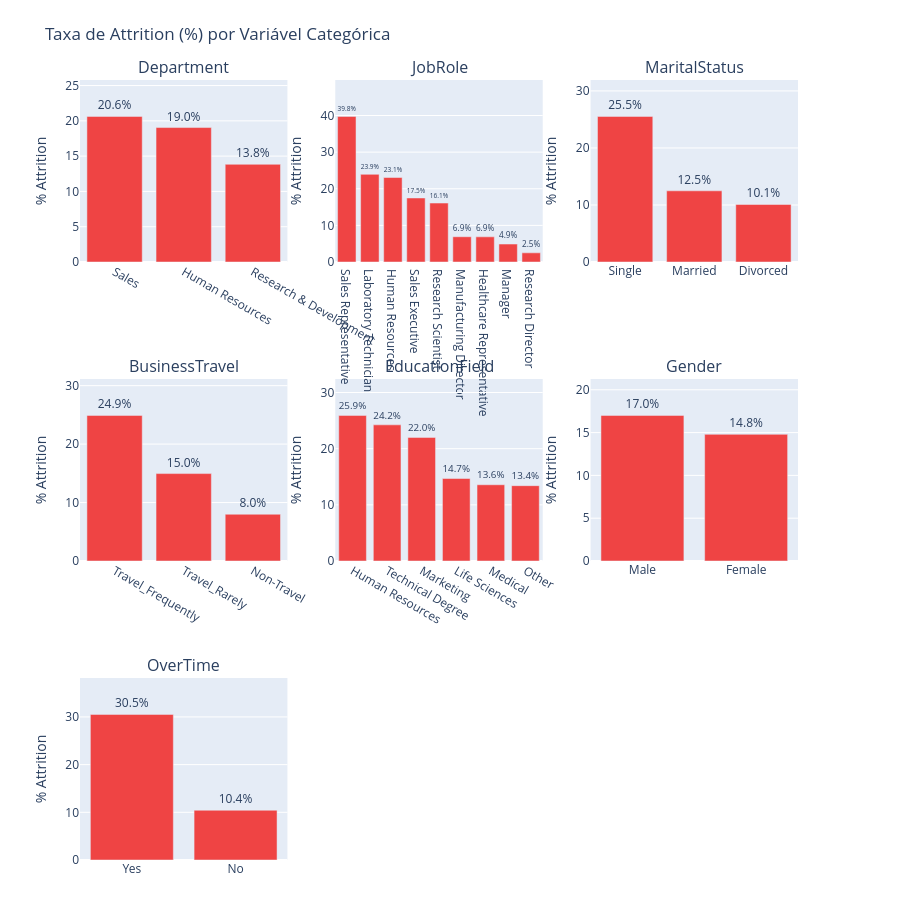

Here is the notebook cell this chart was saved with:
### Markdown cell above
## Análise Categórica Completa

Taxa de attrition pra todas as variáveis categóricas do dataset.

### Code cell
cat_features = ['Department', 'JobRole', 'MaritalStatus', 'BusinessTravel',
                'EducationField', 'Gender', 'OverTime']
fig = make_subplots(rows=3, cols=3, subplot_titles=cat_features,
                    specs=[[{}, {}, {}], [{}, {}, {}], [{}, None, None]],
                    vertical_spacing=0.15)
positions = [(1,1), (1,2), (1,3), (2,1), (2,2), (2,3), (3,1)]
for (feat, pos) in zip(cat_features, positions):
    rate = df.groupby(feat)['Attrition'].apply(lambda x: (x == 'Yes').mean()).sort_values(ascending=False)
    fig.add_trace(
        go.Bar(x=rate.index.astype(str), y=rate.values * 100,
               marker_color='#EF4444', showlegend=False,
               text=[f'{v*100:.1f}%' for v in rate.values], textposition='outside',
               cliponaxis=False),
        row=pos[0], col=pos[1],
    )
    # Aumenta range do Y pra dar espaço aos labels
    max_val = rate.max() * 100
    fig.update_yaxes(range=[0, max_val * 1.25], row=pos[0], col=pos[1])
fig.update_layout(height=900, title_text='Taxa de Attrition (%) por Variável Categórica',
                  margin=dict(t=80, b=40))
fig.update_yaxes(title_text='% Attrition')
fig.show()

### Figure 1 — Plotly figure (JSON) as saved in the notebook; plotly's stock layout.template omitted (floating-point values rounded to 4 significant figures)
{"data": [{"cliponaxis": false, "marker": {"color": "#EF4444"}, "showlegend": false, "text": ["20.6%", "19.0%", "13.8%"], "textposition": "outside", "type": "bar", "x": ["Sales", "Human Resources", "Research & Development"], "xaxis": "x", "y": [20.63, 19.05, 13.84], "yaxis": "y"}, {"cliponaxis": false, "marker": {"color": "#EF4444"}, "showlegend": false, "text": ["39.8%", "23.9%", "23.1%", "17.5%", "16.1%", "6.9%", "6.9%", "4.9%", "2.5%"], "textposition": "outside", "type": "bar", "x": ["Sales Representative", "Laboratory Technician", "Human Resources", "Sales Executive", "Research Scientist", "Manufacturing Director", "Healthcare Representative", "Manager", "Research Director"], "xaxis": "x2", "y": [39.76, 23.94, 23.08, 17.48, 16.1, 6.897, 6.87, 4.902, 2.5], "yaxis": "y2"}, {"cliponaxis": false, "marker": {"color": "#EF4444"}, "showlegend": false, "text": ["25.5%", "12.5%", "10.1%"], "textposition": "outside", "type": "bar", "x": ["Single", "Married", "Divorced"], "xaxis": "x3", "y": [25.53, 12.48, 10.09], "yaxis": "y3"}, {"cliponaxis": false, "marker": {"color": "#EF4444"}, "showlegend": false, "text": ["24.9%", "15.0%", "8.0%"], "textposition": "outside", "type": "bar", "x": ["Travel_Frequently", "Travel_Rarely", "Non-Travel"], "xaxis": "x4", "y": [24.91, 14.96, 8.0], "yaxis": "y4"}, {"cliponaxis": false, "marker": {"color": "#EF4444"}, "showlegend": false, "text": ["25.9%", "24.2%", "22.0%", "14.7%", "13.6%", "13.4%"], "textposition": "outside", "type": "bar", "x": ["Human Resources", "Technical Degree", "Marketing", "Life Sciences", "Medical", "Other"], "xaxis": "x5", "y": [25.93, 24.24, 22.01, 14.69, 13.58, 13.41], "yaxis": "y5"}, {"cliponaxis": false, "marker": {"color": "#EF4444"}, "showlegend": false, "text": ["17.0%", "14.8%"], "textposition": "outside", "type": "bar", "x": ["Male", "Female"], "xaxis": "x6", "y": [17.01, 14.8], "yaxis": "y6"}, {"cliponaxis": false, "marker": {"color": "#EF4444"}, "showlegend": false, "text": ["30.5%", "10.4%"], "textposition": "outside", "type": "bar", "x": ["Yes", "No"], "xaxis": "x7", "y": [30.53, 10.44], "yaxis": "y7"}], "layout": {"annotations": [{"font": {"size": 16}, "showarrow": false, "text": "Department", "x": 0.1444, "xanchor": "center", "xref": "paper", "y": 1.0, "yanchor": "bottom", "yref": "paper"}, {"font": {"size": 16}, "showarrow": false, "text": "JobRole", "x": 0.5, "xanchor": "center", "xref": "paper", "y": 1.0, "yanchor": "bottom", "yref": "paper"}, {"font": {"size": 16}, "showarrow": false, "text": "MaritalStatus", "x": 0.8556, "xanchor": "center", "xref": "paper", "y": 1.0, "yanchor": "bottom", "yref": "paper"}, {"font": {"size": 16}, "showarrow": false, "text": "BusinessTravel", "x": 0.1444, "xanchor": "center", "xref": "paper", "y": 0.6167, "yanchor": "bottom", "yref": "paper"}, {"font": {"size": 16}, "showarrow": false, "text": "EducationField", "x": 0.5, "xanchor": "center", "xref": "paper", "y": 0.6167, "yanchor": "bottom", "yref": "paper"}, {"font": {"size": 16}, "showarrow": false, "text": "Gender", "x": 0.8556, "xanchor": "center", "xref": "paper", "y": 0.6167, "yanchor": "bottom", "yref": "paper"}, {"font": {"size": 16}, "showarrow": false, "text": "OverTime", "x": 0.1444, "xanchor": "center", "xref": "paper", "y": 0.2333, "yanchor": "bottom", "yref": "paper"}], "height": 900, "margin": {"b": 40, "t": 80}, "title": {"text": "Taxa de Attrition (%) por Variável Categórica"}, "xaxis": {"anchor": "y", "domain": [0, 0.2889]}, "xaxis2": {"anchor": "y2", "domain": [0.3556, 0.6444]}, "xaxis3": {"anchor": "y3", "domain": [0.7111, 1]}, "xaxis4": {"anchor": "y4", "domain": [0, 0.2889]}, "xaxis5": {"anchor": "y5", "domain": [0.3556, 0.6444]}, "xaxis6": {"anchor": "y6", "domain": [0.7111, 1]}, "xaxis7": {"anchor": "y7", "domain": [0, 0.2889]}, "yaxis": {"anchor": "x", "domain": [0.7667, 1.0], "range": [0, 25.78], "title": {"text": "% Attrition"}}, "yaxis2": {"anchor": "x2", "domain": [0.7667, 1.0], "range": [0, 49.7], "title": {"text": "% Attrition"}}, "yaxis3": {"anchor": "x3", "domain": [0.7667, 1.0], "range": [0, 31.91], "title": {"text": "% Attrition"}}, "yaxis4": {"anchor": "x4", "domain": [0.3833, 0.6167], "range": [0, 31.14], "title": {"text": "% Attrition"}}, "yaxis5": {"anchor": "x5", "domain": [0.3833, 0.6167], "range": [0, 32.41], "title": {"text": "% Attrition"}}, "yaxis6": {"anchor": "x6", "domain": [0.3833, 0.6167], "range": [0, 21.26], "title": {"text": "% Attrition"}}, "yaxis7": {"anchor": "x7", "domain": [0, 0.2333], "range": [0, 38.16], "title": {"text": "% Attrition"}}}}
